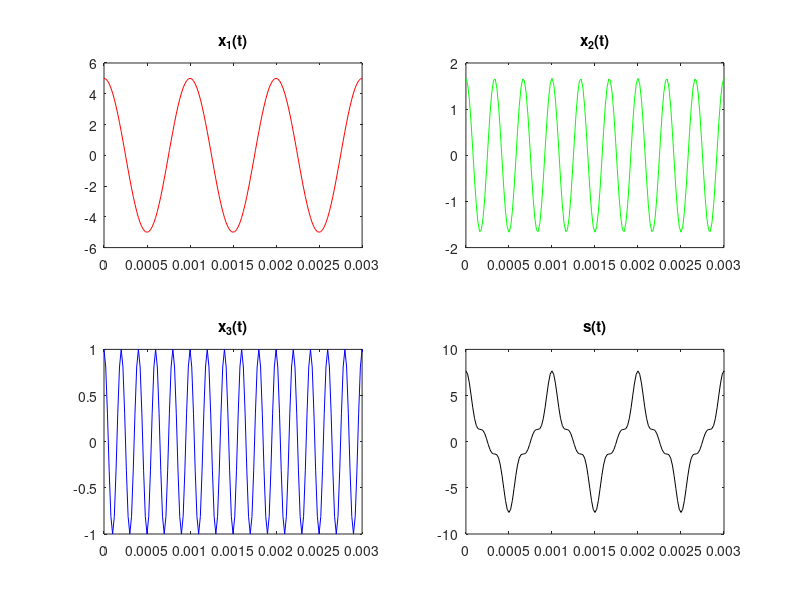
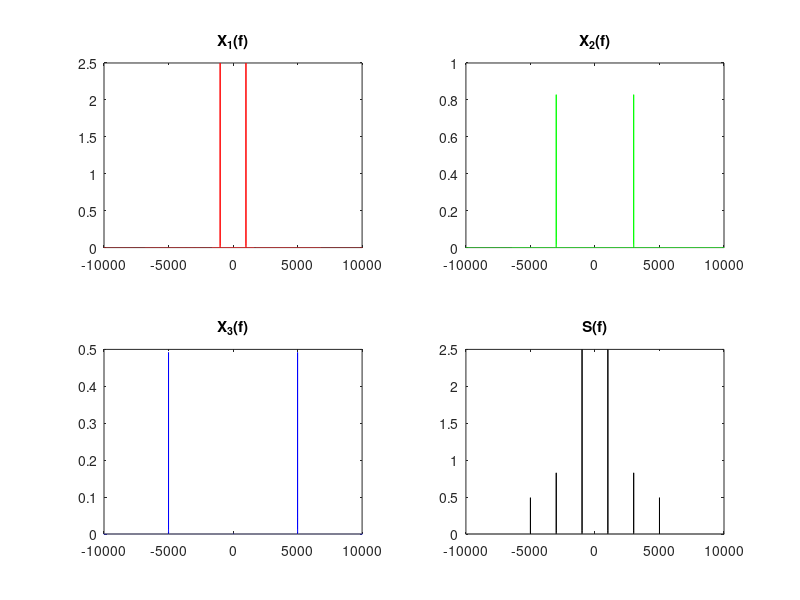
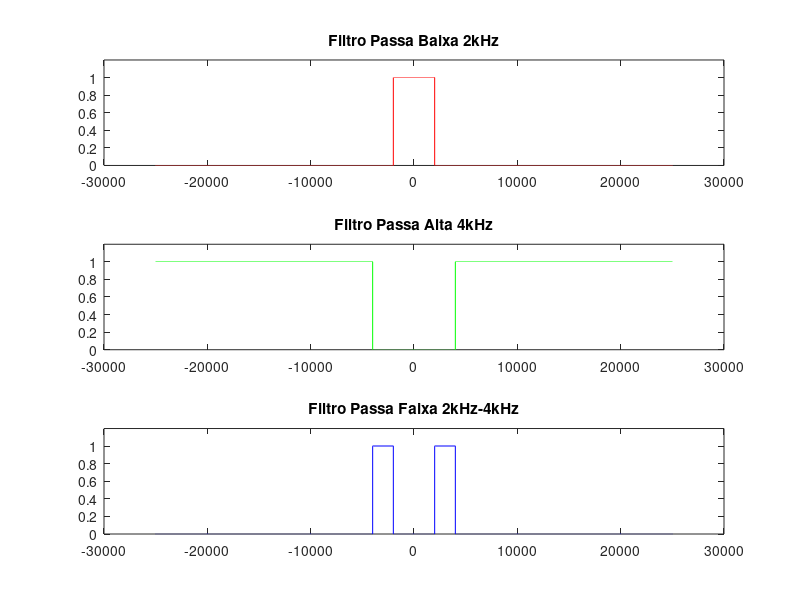

MATLAB code to generate these figures, in order:
pkg load signal;
clc
clear all
close all

f1 = 1e3;
f2 = 3e3;
f3 = 5e3;
fs = 10*f3

Ts = 1/fs;
t_final = 2
T = 1/f1;


A1 = 5;
A1 = 5;
A2 = 5/3;
A3 = 1;

t = [0:Ts:t_final];

x1_t = A1*cos(2*pi*f1*t);
x2_t = A2*cos(2*pi*f2*t);
x3_t = A3*cos(2*pi*f3*t);

s_t = x1_t + x2_t + x3_t;

%Transformando no Dominio da Frequencia
X1_f = fft(x1_t)/length(x1_t);
X1_f = fftshift(X1_f);

X2_f = fft(x2_t)/length(x2_t);
X2_f = fftshift(X2_f);

X3_f = fft(x3_t)/length(x3_t);
X3_f = fftshift(X3_f);

S_f = fft(s_t)/length(s_t);
S_f = fftshift(S_f);


passo_f = 1/t_final;
f = [-fs/2:passo_f:fs/2];

filtro_pb = [zeros(1, 46e3) ones(1,8001) zeros(1, 46e3)];
filtro_pa = [ones(1, 42e3) zeros(1,16001) ones(1, 42e3)];
filtro_pf = [zeros(1, 42e3) ones(1,4000) zeros(1,8001) ones(1,4000) zeros(1, 42e3)];

ordem = 1000;
f1_cut = 2000;
f2_cut = 4000;


##filtro_pb_t = fir1(ordem, (f1_cut*2)/fs);
##filtro_pa_t = fir1(ordem,'high', (f2_cut*2)/fs);
##filtro_pf_t = fir1(ordem, [(f1_cut*2)/fs (f2_cut*2)/fs]);
##
##y1_t = filter(filtro_pa_t, 1 ,s_t);
##y2_t = filter(filtro_pb_t, 1 ,s_t);
##y3_t = filter(filtro_pf_t, 1 ,s_t);


%Transformando no Dominio da Frequencia
figure(1);
S_f = fft(s_t)/length(s_t);
S_f = fftshift(S_f);
passo_f = 1/t_final;
f = [-fs/2:passo_f:fs/2];

% Plot no Dominio do tempo
% Subplot X1
figure(1)
subplot(2,2,1);
plot(t,x1_t,"r")
title("x_1(t)");
xlim([0 3*T])

%Subplot X2
subplot(2,2,2);
plot(t,x2_t,"g")
title("x_2(t)");
xlim([0 3*T])

%Subplot X3
subplot(2,2,3);
plot(t,x3_t,"b")
title("x_3(t)");
xlim([0 3*T])

%Subplot S_t
subplot(2,2,4);
plot(t,s_t,"k")
title("s(t)");
xlim([0 3*T])

% Plot no Dominio da Frequencia
% Subplot X1
figure(2)
subplot(2,2,1);
plot(f,abs(X1_f),"r")
title("X_1(f)");
xlim([-2*f3 2*f3])

%Subplot X2
subplot(2,2,2);
plot(f,abs(X2_f),"g")
title("X_2(f)");
xlim([-2*f3 2*f3])

%Subplot X3
subplot(2,2,3);
plot(f,abs(X3_f),"b")
title("X_3(f)");
xlim([-2*f3 2*f3])

subplot(2,2,4);
plot(f,abs(S_f),"k")
title("S(f)");
xlim([-2*f3 2*f3])

%Filtros
figure(3)
subplot(3,1,1);
plot(f,filtro_pb,"r");
ylim([0 1.2]);
title("Filtro Passa Baixa 2kHz");

subplot(3,1,2);
plot(f,filtro_pa,"g");
ylim([0 1.2]);
title("Filtro Passa Alta 4kHz");


subplot(3,1,3);
plot(f,filtro_pf,"b");
ylim([0 1.2]);
title("Filtro Passa Faixa 2kHz-4kHz");


